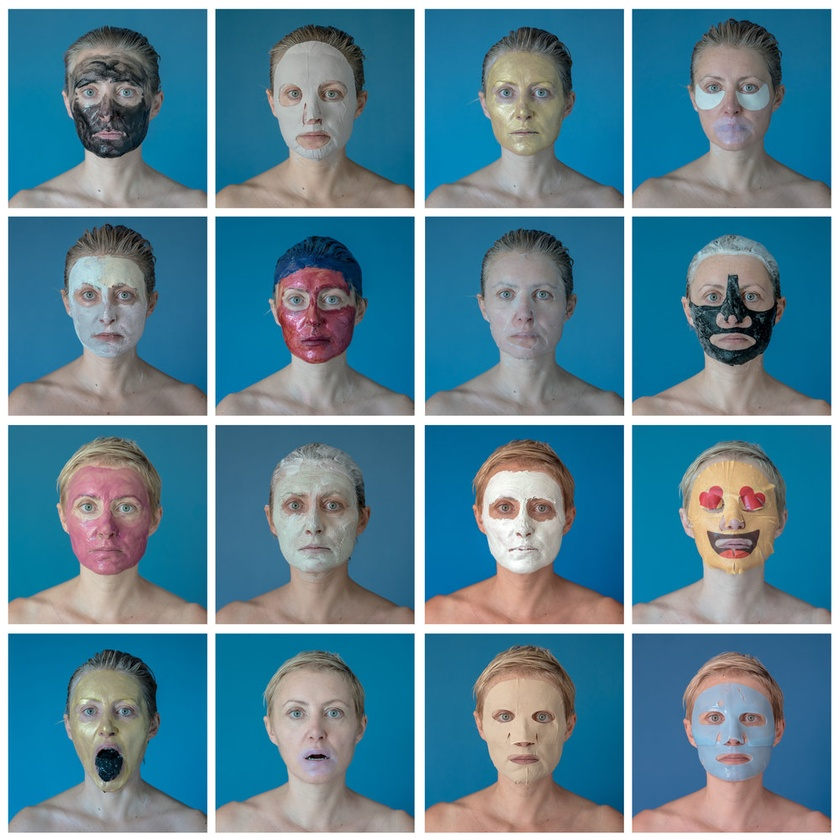
#> input picture OpenCv/faces.jpeg, 840 x 840 px, shrunk from 1000 x 1000 before the run
$ python facial_detection.py
#> lines starting #> are read from the running program, lines starting #| are printed output that depends on the picture; after the words box and inside, x2 and y2 are one past the last pixel; in counts of white or black regions, pixels touching at a corner belong together
import cv2
import numpy as np

#detect faces
faceDetector=cv2.CascadeClassifier("haarcascade_frontalface_default.xml")

image=cv2.imread("faces.jpeg") #shows image
#> image is the input picture: shape (840, 840, 3); mean B, G, R 150.7, 133.4, 92.5
imageGray=cv2.cvtColor(image,cv2.COLOR_BGR2GRAY)
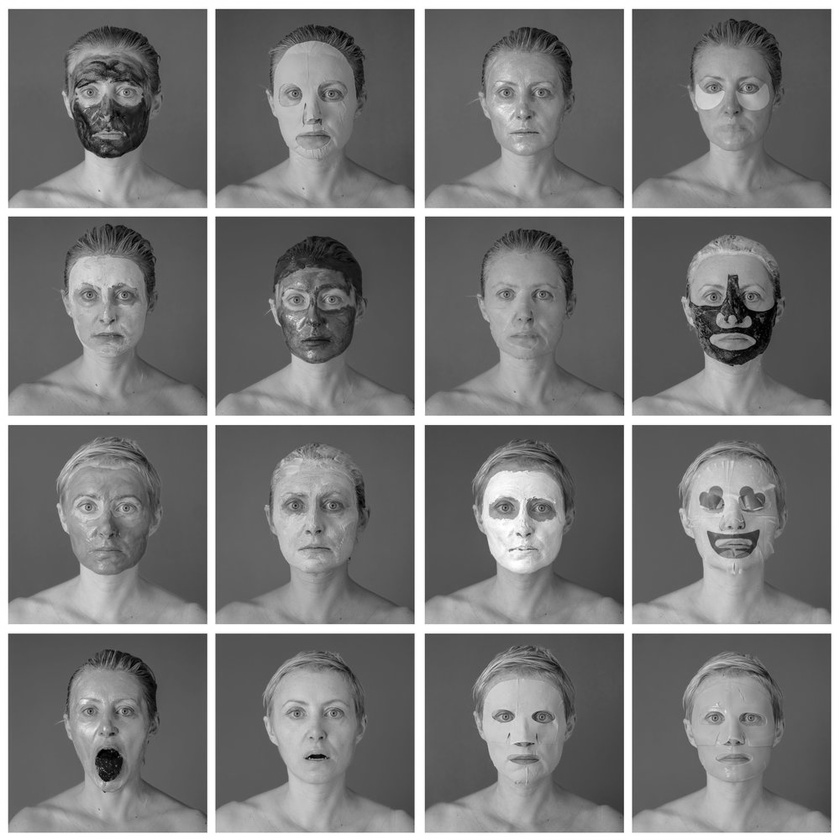
#> imageGray: shape (840, 840); min 0, max 255, mean 123.2
faces=faceDetector.detectMultiScale(imageGray,1.1,4) #numbers are scale factors
#> faces = 13 rows, first 6: [475, 55, 98, 98], [472, 255, 103, 103], [59, 676, 95, 95], [260, 670, 109, 109], [470, 676, 104, 104], [679, 678, 105, 105]
for x,y,w,h in faces:
    cv2.rectangle(image,(x,y),(x+w,y+h), (0,255,0),2) #creates a box around every detected face
#> this loop made 13 passes
#> (x, y, w, h) on passes 1 to 12: (475, 55, 98, 98), (472, 255, 103, 103), (59, 676, 95, 95), (260, 670, 109, 109), (470, 676, 104, 104), (679, 678, 105, 105), (681, 47, 100, 100), (258, 52, 109, 109), (54, 254, 107, 107), (257, 460, 117, 117), (59, 470, 89, 89), (468, 466, 110, 110)
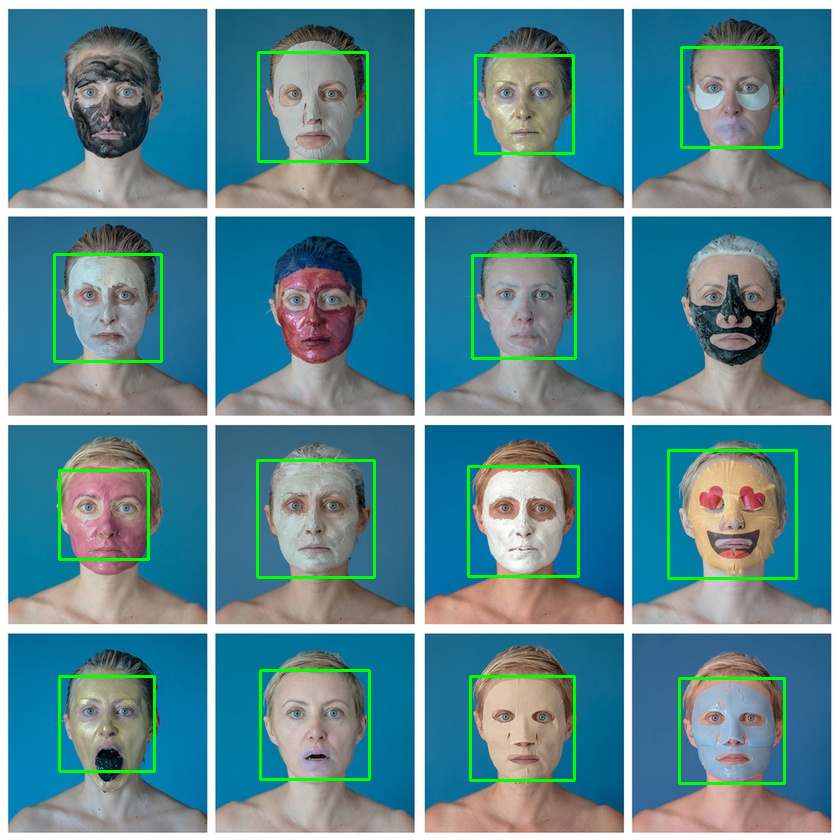
#> image: shape (840, 840, 3); 2.33% of pixels changed, all inside (x1, y1, x2, y2) = (53, 46, 798, 785)


cv2.imshow("Output",image) #shows image
cv2.waitKey(0) #how long image shows up for
